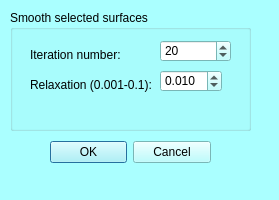
<?xml version="1.0" encoding="UTF-8"?>
<ui version="4.0">
 <class>mqSmoothDialog</class>
 <widget class="QDialog" name="mqSmoothDialog">
  <property name="geometry">
   <rect>
    <x>0</x>
    <y>0</y>
    <width>279</width>
    <height>200</height>
   </rect>
  </property>
  <property name="palette">
   <palette>
    <active>
     <colorrole role="WindowText">
      <brush brushstyle="SolidPattern">
       <color alpha="255">
        <red>0</red>
        <green>0</green>
        <blue>0</blue>
       </color>
      </brush>
     </colorrole>
     <colorrole role="Button">
      <brush brushstyle="SolidPattern">
       <color alpha="255">
        <red>170</red>
        <green>255</green>
        <blue>255</blue>
       </color>
      </brush>
     </colorrole>
     <colorrole role="Light">
      <brush brushstyle="SolidPattern">
       <color alpha="255">
        <red>255</red>
        <green>255</green>
        <blue>255</blue>
       </color>
      </brush>
     </colorrole>
     <colorrole role="Midlight">
      <brush brushstyle="SolidPattern">
       <color alpha="255">
        <red>212</red>
        <green>255</green>
        <blue>255</blue>
       </color>
      </brush>
     </colorrole>
     <colorrole role="Dark">
      <brush brushstyle="SolidPattern">
       <color alpha="255">
        <red>85</red>
        <green>127</green>
        <blue>127</blue>
       </color>
      </brush>
     </colorrole>
     <colorrole role="Mid">
      <brush brushstyle="SolidPattern">
       <color alpha="255">
        <red>113</red>
        <green>170</green>
        <blue>170</blue>
       </color>
      </brush>
     </colorrole>
     <colorrole role="Text">
      <brush brushstyle="SolidPattern">
       <color alpha="255">
        <red>0</red>
        <green>0</green>
        <blue>0</blue>
       </color>
      </brush>
     </colorrole>
     <colorrole role="BrightText">
      <brush brushstyle="SolidPattern">
       <color alpha="255">
        <red>255</red>
        <green>255</green>
        <blue>255</blue>
       </color>
      </brush>
     </colorrole>
     <colorrole role="ButtonText">
      <brush brushstyle="SolidPattern">
       <color alpha="255">
        <red>0</red>
        <green>0</green>
        <blue>0</blue>
       </color>
      </brush>
     </colorrole>
     <colorrole role="Base">
      <brush brushstyle="SolidPattern">
       <color alpha="255">
        <red>255</red>
        <green>255</green>
        <blue>255</blue>
       </color>
      </brush>
     </colorrole>
     <colorrole role="Window">
      <brush brushstyle="SolidPattern">
       <color alpha="255">
        <red>170</red>
        <green>255</green>
        <blue>255</blue>
       </color>
      </brush>
     </colorrole>
     <colorrole role="Shadow">
      <brush brushstyle="SolidPattern">
       <color alpha="255">
        <red>0</red>
        <green>0</green>
        <blue>0</blue>
       </color>
      </brush>
     </colorrole>
     <colorrole role="AlternateBase">
      <brush brushstyle="SolidPattern">
       <color alpha="255">
        <red>212</red>
        <green>255</green>
        <blue>255</blue>
       </color>
      </brush>
     </colorrole>
     <colorrole role="ToolTipBase">
      <brush brushstyle="SolidPattern">
       <color alpha="255">
        <red>255</red>
        <green>255</green>
        <blue>220</blue>
       </color>
      </brush>
     </colorrole>
     <colorrole role="ToolTipText">
      <brush brushstyle="SolidPattern">
       <color alpha="255">
        <red>0</red>
        <green>0</green>
        <blue>0</blue>
       </color>
      </brush>
     </colorrole>
    </active>
    <inactive>
     <colorrole role="WindowText">
      <brush brushstyle="SolidPattern">
       <color alpha="255">
        <red>0</red>
        <green>0</green>
        <blue>0</blue>
       </color>
      </brush>
     </colorrole>
     <colorrole role="Button">
      <brush brushstyle="SolidPattern">
       <color alpha="255">
        <red>170</red>
        <green>255</green>
        <blue>255</blue>
       </color>
      </brush>
     </colorrole>
     <colorrole role="Light">
      <brush brushstyle="SolidPattern">
       <color alpha="255">
        <red>255</red>
        <green>255</green>
        <blue>255</blue>
       </color>
      </brush>
     </colorrole>
     <colorrole role="Midlight">
      <brush brushstyle="SolidPattern">
       <color alpha="255">
        <red>212</red>
        <green>255</green>
        <blue>255</blue>
       </color>
      </brush>
     </colorrole>
     <colorrole role="Dark">
      <brush brushstyle="SolidPattern">
       <color alpha="255">
        <red>85</red>
        <green>127</green>
        <blue>127</blue>
       </color>
      </brush>
     </colorrole>
     <colorrole role="Mid">
      <brush brushstyle="SolidPattern">
       <color alpha="255">
        <red>113</red>
        <green>170</green>
        <blue>170</blue>
       </color>
      </brush>
     </colorrole>
     <colorrole role="Text">
      <brush brushstyle="SolidPattern">
       <color alpha="255">
        <red>0</red>
        <green>0</green>
        <blue>0</blue>
       </color>
      </brush>
     </colorrole>
     <colorrole role="BrightText">
      <brush brushstyle="SolidPattern">
       <color alpha="255">
        <red>255</red>
        <green>255</green>
        <blue>255</blue>
       </color>
      </brush>
     </colorrole>
     <colorrole role="ButtonText">
      <brush brushstyle="SolidPattern">
       <color alpha="255">
        <red>0</red>
        <green>0</green>
        <blue>0</blue>
       </color>
      </brush>
     </colorrole>
     <colorrole role="Base">
      <brush brushstyle="SolidPattern">
       <color alpha="255">
        <red>255</red>
        <green>255</green>
        <blue>255</blue>
       </color>
      </brush>
     </colorrole>
     <colorrole role="Window">
      <brush brushstyle="SolidPattern">
       <color alpha="255">
        <red>170</red>
        <green>255</green>
        <blue>255</blue>
       </color>
      </brush>
     </colorrole>
     <colorrole role="Shadow">
      <brush brushstyle="SolidPattern">
       <color alpha="255">
        <red>0</red>
        <green>0</green>
        <blue>0</blue>
       </color>
      </brush>
     </colorrole>
     <colorrole role="AlternateBase">
      <brush brushstyle="SolidPattern">
       <color alpha="255">
        <red>212</red>
        <green>255</green>
        <blue>255</blue>
       </color>
      </brush>
     </colorrole>
     <colorrole role="ToolTipBase">
      <brush brushstyle="SolidPattern">
       <color alpha="255">
        <red>255</red>
        <green>255</green>
        <blue>220</blue>
       </color>
      </brush>
     </colorrole>
     <colorrole role="ToolTipText">
      <brush brushstyle="SolidPattern">
       <color alpha="255">
        <red>0</red>
        <green>0</green>
        <blue>0</blue>
       </color>
      </brush>
     </colorrole>
    </inactive>
    <disabled>
     <colorrole role="WindowText">
      <brush brushstyle="SolidPattern">
       <color alpha="255">
        <red>85</red>
        <green>127</green>
        <blue>127</blue>
       </color>
      </brush>
     </colorrole>
     <colorrole role="Button">
      <brush brushstyle="SolidPattern">
       <color alpha="255">
        <red>170</red>
        <green>255</green>
        <blue>255</blue>
       </color>
      </brush>
     </colorrole>
     <colorrole role="Light">
      <brush brushstyle="SolidPattern">
       <color alpha="255">
        <red>255</red>
        <green>255</green>
        <blue>255</blue>
       </color>
      </brush>
     </colorrole>
     <colorrole role="Midlight">
      <brush brushstyle="SolidPattern">
       <color alpha="255">
        <red>212</red>
        <green>255</green>
        <blue>255</blue>
       </color>
      </brush>
     </colorrole>
     <colorrole role="Dark">
      <brush brushstyle="SolidPattern">
       <color alpha="255">
        <red>85</red>
        <green>127</green>
        <blue>127</blue>
       </color>
      </brush>
     </colorrole>
     <colorrole role="Mid">
      <brush brushstyle="SolidPattern">
       <color alpha="255">
        <red>113</red>
        <green>170</green>
        <blue>170</blue>
       </color>
      </brush>
     </colorrole>
     <colorrole role="Text">
      <brush brushstyle="SolidPattern">
       <color alpha="255">
        <red>85</red>
        <green>127</green>
        <blue>127</blue>
       </color>
      </brush>
     </colorrole>
     <colorrole role="BrightText">
      <brush brushstyle="SolidPattern">
       <color alpha="255">
        <red>255</red>
        <green>255</green>
        <blue>255</blue>
       </color>
      </brush>
     </colorrole>
     <colorrole role="ButtonText">
      <brush brushstyle="SolidPattern">
       <color alpha="255">
        <red>85</red>
        <green>127</green>
        <blue>127</blue>
       </color>
      </brush>
     </colorrole>
     <colorrole role="Base">
      <brush brushstyle="SolidPattern">
       <color alpha="255">
        <red>170</red>
        <green>255</green>
        <blue>255</blue>
       </color>
      </brush>
     </colorrole>
     <colorrole role="Window">
      <brush brushstyle="SolidPattern">
       <color alpha="255">
        <red>170</red>
        <green>255</green>
        <blue>255</blue>
       </color>
      </brush>
     </colorrole>
     <colorrole role="Shadow">
      <brush brushstyle="SolidPattern">
       <color alpha="255">
        <red>0</red>
        <green>0</green>
        <blue>0</blue>
       </color>
      </brush>
     </colorrole>
     <colorrole role="AlternateBase">
      <brush brushstyle="SolidPattern">
       <color alpha="255">
        <red>170</red>
        <green>255</green>
        <blue>255</blue>
       </color>
      </brush>
     </colorrole>
     <colorrole role="ToolTipBase">
      <brush brushstyle="SolidPattern">
       <color alpha="255">
        <red>255</red>
        <green>255</green>
        <blue>220</blue>
       </color>
      </brush>
     </colorrole>
     <colorrole role="ToolTipText">
      <brush brushstyle="SolidPattern">
       <color alpha="255">
        <red>0</red>
        <green>0</green>
        <blue>0</blue>
       </color>
      </brush>
     </colorrole>
    </disabled>
   </palette>
  </property>
  <property name="windowTitle">
   <string>Surface smoothing window</string>
  </property>
  <widget class="QWidget" name="layoutWidget">
   <property name="geometry">
    <rect>
     <x>50</x>
     <y>140</y>
     <width>161</width>
     <height>25</height>
    </rect>
   </property>
   <layout class="QHBoxLayout" name="horizontalLayout_2">
    <item>
     <widget class="QDialogButtonBox" name="buttonBox">
      <property name="orientation">
       <enum>Qt::Horizontal</enum>
      </property>
      <property name="standardButtons">
       <set>QDialogButtonBox::Cancel|QDialogButtonBox::Ok</set>
      </property>
     </widget>
    </item>
   </layout>
  </widget>
  <widget class="QGroupBox" name="groupBox">
   <property name="geometry">
    <rect>
     <x>10</x>
     <y>10</y>
     <width>241</width>
     <height>121</height>
    </rect>
   </property>
   <property name="title">
    <string>Smooth selected surfaces</string>
   </property>
   <widget class="QLabel" name="label_5">
    <property name="geometry">
     <rect>
      <x>20</x>
      <y>30</y>
      <width>101</width>
      <height>31</height>
     </rect>
    </property>
    <property name="text">
     <string>&lt;html&gt;&lt;head/&gt;&lt;body&gt;&lt;p&gt;Iteration number:&lt;/p&gt;&lt;/body&gt;&lt;/html&gt;</string>
    </property>
   </widget>
   <widget class="QSpinBox" name="iteration">
    <property name="geometry">
     <rect>
      <x>150</x>
      <y>30</y>
      <width>71</width>
      <height>22</height>
     </rect>
    </property>
    <property name="minimum">
     <number>1</number>
    </property>
    <property name="maximum">
     <number>100</number>
    </property>
    <property name="value">
     <number>20</number>
    </property>
   </widget>
   <widget class="QLabel" name="label_6">
    <property name="geometry">
     <rect>
      <x>20</x>
      <y>60</y>
      <width>121</width>
      <height>31</height>
     </rect>
    </property>
    <property name="text">
     <string>&lt;html&gt;&lt;head/&gt;&lt;body&gt;&lt;p&gt;Relaxation (0.001-0.1):&lt;/p&gt;&lt;/body&gt;&lt;/html&gt;</string>
    </property>
   </widget>
   <widget class="QDoubleSpinBox" name="relaxation">
    <property name="geometry">
     <rect>
      <x>150</x>
      <y>60</y>
      <width>62</width>
      <height>22</height>
     </rect>
    </property>
    <property name="decimals">
     <number>3</number>
    </property>
    <property name="minimum">
     <double>0.001000000000000</double>
    </property>
    <property name="maximum">
     <double>0.100000000000000</double>
    </property>
    <property name="singleStep">
     <double>0.001000000000000</double>
    </property>
    <property name="value">
     <double>0.010000000000000</double>
    </property>
   </widget>
  </widget>
 </widget>
 <resources>
  <include location="../Icons/icons.qrc"/>
  <include location="../Icons/icons.qrc"/>
 </resources>
 <connections>
  <connection>
   <sender>buttonBox</sender>
   <signal>accepted()</signal>
   <receiver>mqSmoothDialog</receiver>
   <slot>accept()</slot>
   <hints>
    <hint type="sourcelabel">
     <x>248</x>
     <y>254</y>
    </hint>
    <hint type="destinationlabel">
     <x>157</x>
     <y>274</y>
    </hint>
   </hints>
  </connection>
  <connection>
   <sender>buttonBox</sender>
   <signal>rejected()</signal>
   <receiver>mqSmoothDialog</receiver>
   <slot>reject()</slot>
   <hints>
    <hint type="sourcelabel">
     <x>316</x>
     <y>260</y>
    </hint>
    <hint type="destinationlabel">
     <x>286</x>
     <y>274</y>
    </hint>
   </hints>
  </connection>
 </connections>
</ui>
